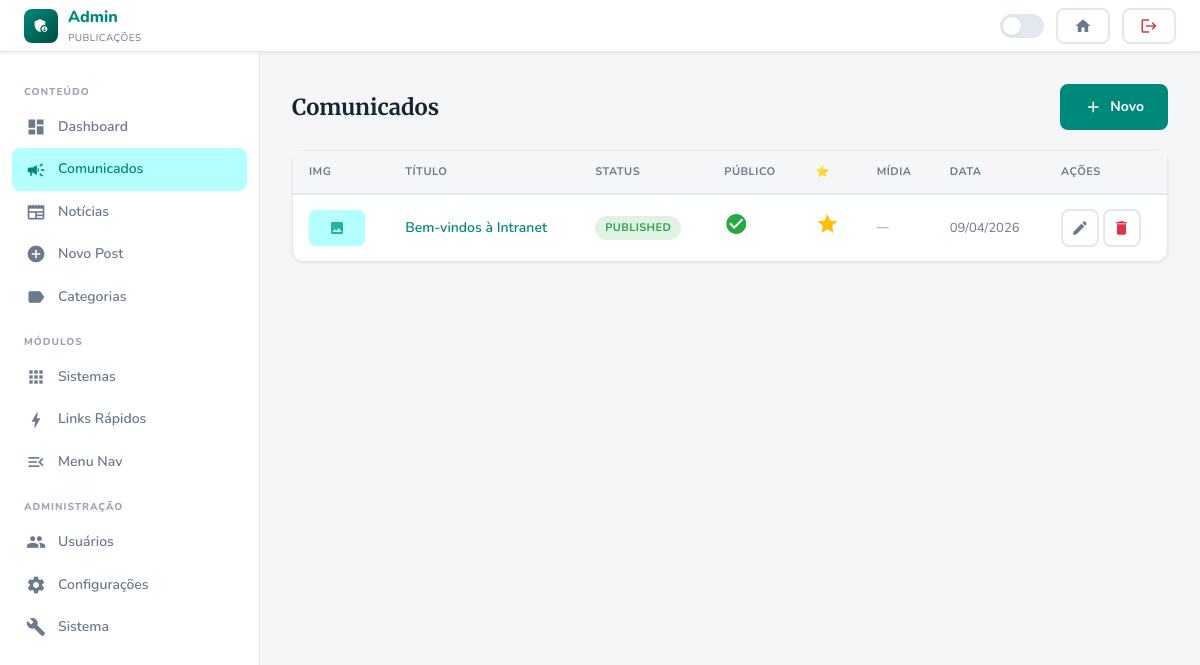
Screenshot of /admin/posts.php (signed in) with the database file from the repository.
### tables this page shows
CREATE TABLE `posts` (
  `id` int(11) NOT NULL,
  `title` varchar(255) NOT NULL,
  `slug` varchar(300) NOT NULL,
  `summary` text DEFAULT NULL,
  `content` longtext NOT NULL,
  `cover_image` varchar(255) DEFAULT NULL,
  `cover_image_alt` varchar(255) DEFAULT NULL,
  `cover_image_caption` text DEFAULT NULL,
  `type` enum('comunicado','noticia') NOT NULL,
  `category_id` int(11) DEFAULT NULL,
  `author_id` int(11) NOT NULL,
  `status` enum('draft','published','archived') DEFAULT 'draft',
  `is_featured` tinyint(1) DEFAULT 0,
  `is_public` tinyint(1) DEFAULT 1,
  `views` int(11) DEFAULT 0,
  `published_at` datetime DEFAULT NULL,
  `created_at` datetime DEFAULT current_timestamp(),
  `updated_at` datetime DEFAULT current_timestamp() ON UPDATE current_timestamp()
);

### includes/functions.php (called while the page is built, shortened)
<?php
function isLoggedIn(): bool {
    return isset($_SESSION['user_id']) && !empty($_SESSION['user_id']);
}
function isAdmin(): bool {
    return isLoggedIn() && ($_SESSION['user_role'] ?? '') === 'admin';
}
function csrf(): string {
    return $_SESSION['csrf_token'];
}
function formatDate(string $date, string $format = 'd/m/Y'): string {
    return date($format, strtotime($date));
}
function assetVersion(string $relativePath): string {
    $full = BASE_PATH . DIRECTORY_SEPARATOR . str_replace('/', DIRECTORY_SEPARATOR, $relativePath);
    $mtime = @filemtime($full);
    return $mtime ? (string) $mtime : APP_VERSION;
}

### includes/database.php (called while the page is built, shortened)
<?php
class Database {
    private static ?PDO $instance = null;
    public static function getInstance(): PDO {
        if (self::$instance === null) {
            $dsn = 'mysql:host=' . DB_HOST . ';dbname=' . DB_NAME . ';charset=' . DB_CHARSET;
            try {
                self::$instance = new PDO($dsn, DB_USER, DB_PASS, [
                    PDO::ATTR_ERRMODE            => PDO::ERRMODE_EXCEPTION,
                    PDO::ATTR_DEFAULT_FETCH_MODE => PDO::FETCH_ASSOC,
                    PDO::ATTR_EMULATE_PREPARES   => false,
                ]);
            } catch (PDOException $e) {
                die(json_encode(['error' => 'Falha na conexão com o banco de dados.']));
            }
        }
        return self::$instance;
    }
    public static function query(string $sql, array $params = []): \PDOStatement {
        $stmt = self::getInstance()->prepare($sql);
        $stmt->execute($params);
        return $stmt;
    }
    public static function fetchAll(string $sql, array $params = []): array {
        return self::query($sql, $params)->fetchAll();
    }
    public static function count(string $sql, array $params = []): int {
        return (int) self::query($sql, $params)->fetchColumn();
    }
}

### admin/posts.php (the view, shortened to what this page needs)
<?php
require_once __DIR__ . '/../includes/database.php';
require_once __DIR__ . '/../includes/functions.php';
$action  = $_GET['action'] ?? 'list';
$type    = $_GET['type'] ?? 'comunicado';
$isDark  = ($_SESSION['dark_mode'] ?? false);
function sidebarLinks(string $active = ''): void { ?>
    <div class="sidebar-label">Conteúdo</div>
    <a href="index.php" class="sidebar-link <?= $active==='dash'?'active':'' ?>"><span class="material-icons">dashboard</span> Dashboard</a>
    <a href="posts.php?type=comunicado" class="sidebar-link <?= $active==='com'?'active':'' ?>"><span class="material-icons">campaign</span> Comunicados</a>
    <a href="posts.php?type=noticia" class="sidebar-link <?= $active==='not'?'active':'' ?>"><span class="material-icons">newspaper</span> Notícias</a>
    <a href="posts.php?action=new" class="sidebar-link"><span class="material-icons">add_circle</span> Novo Post</a>
    <a href="categories.php" class="sidebar-link"><span class="material-icons">label</span> Categorias</a>
    <div class="sidebar-label">Módulos</div>
    <a href="modules.php?cat=sistema" class="sidebar-link"><span class="material-icons">apps</span> Sistemas</a>
    <a href="modules.php?cat=link_rapido" class="sidebar-link"><span class="material-icons">bolt</span> Links Rápidos</a>
    <a href="nav.php" class="sidebar-link"><span class="material-icons">menu_open</span> Menu Nav</a>
    <?php if (isAdmin()): ?>
    <div class="sidebar-label">Administração</div>
    <a href="users.php" class="sidebar-link"><span class="material-icons">group</span> Usuários</a>
    <a href="settings.php" class="sidebar-link"><span class="material-icons">settings</span> Configurações</a>
    <a href="system.php" class="sidebar-link"><span class="material-icons">build</span> Sistema</a>
    <?php endif; ?>
<?php }
?>
<!DOCTYPE html>
<html lang="pt-BR" data-theme="<?= $isDark ? 'dark' : 'light' ?>">
<head>
  <link rel="stylesheet" href="<?= BASE_URL ?>/assets/css/style.css?v=<?= assetVersion('assets/css/style.css') ?>">
</head>
<body class="fade-in">
<nav class="navbar">
  <a href="<?= BASE_URL ?>/admin/index.php" class="navbar-brand">
    <div class="logo-icon"><span class="material-icons">admin_panel_settings</span></div>
    <div class="brand-text">Admin <small>Publicações</small></div>
  </a>
  <div class="navbar-end">
    <button class="dark-toggle <?= $isDark?'on':'' ?>"></button>
    <a href="<?= BASE_URL ?>/index.php" class="btn btn-ghost btn-sm"><span class="material-icons">home</span></a>
    <a href="<?= BASE_URL ?>/logout.php" class="btn btn-ghost btn-sm" style="color:#dc3545"><span class="material-icons">logout</span></a>
  </div>
</nav>
<div class="admin-layout">
  <aside class="admin-sidebar" id="adminSidebar"><?php sidebarLinks($type==='comunicado'?'com':'not'); ?></aside>
  <main class="admin-main">
  <?php if ($action === 'list'): ?>
    <?php $label = $type==='comunicado'?'Comunicados':'Notícias Externas'; ?>
    <div style="display:flex;justify-content:space-between;align-items:center;margin-bottom:20px">
      <h1 style="font-size:22px"><?= $label ?></h1>
      <a href="posts.php?action=new&type=<?= $type ?>" class="btn btn-primary"><span class="material-icons">add</span> Novo</a>
    </div>
    <?php $posts = Database::fetchAll("SELECT p.*,u.name as author FROM posts p LEFT JOIN users u ON u.id=p.author_id WHERE p.type='$type' ORDER BY p.created_at DESC"); ?>
    <div class="card">
      <div class="table-responsive">
        <table class="table">
          <thead><tr><th>Img</th><th>Título</th><th>Status</th><th>Público</th><th>⭐</th><th>Mídia</th><th>Data</th><th>Ações</th></tr></thead>
          <tbody>
            <?php foreach ($posts as $p):
              $gc = Database::count('SELECT COUNT(*) FROM post_gallery WHERE post_id=?', [$p['id']]);
              $vc = Database::count('SELECT COUNT(*) FROM post_videos WHERE post_id=?', [$p['id']]);
            ?>
            <tr>
              <td><?php if ($p['cover_image'] && file_exists(UPLOAD_DIR.$p['cover_image'])): ?>
                <img src="<?= UPLOAD_URL.htmlspecialchars($p['cover_image']) ?>" style="width:56px;height:36px;object-fit:cover;border-radius:6px">
                <?php else: ?><div style="width:56px;height:36px;background:var(--primary-xlight);border-radius:6px;display:flex;align-items:center;justify-content:center"><span class="material-icons" style="font-size:16px;color:var(--primary-light)">image</span></div><?php endif; ?>
              </td>
              <td style="font-weight:600;max-width:200px;overflow:hidden;text-overflow:ellipsis;white-space:nowrap"><a href="posts.php?action=edit&id=<?= $p['id'] ?>&type=<?= $type ?>"><?= htmlspecialchars($p['title']) ?></a></td>
              <td><?php $sc=['published'=>'badge-success','draft'=>'badge-warning','archived'=>'badge-info'][$p['status']]??'badge-info'; ?><span class="badge <?= $sc ?>"><?= $p['status'] ?></span></td>
              <td><?= $p['is_public']?'<span class="material-icons" style="color:#28a745">check_circle</span>':'<span class="material-icons" style="color:var(--text-muted)">lock</span>' ?></td>
              <td><?= $p['is_featured']?'<span class="material-icons" style="color:#ffc107">star</span>':'—' ?></td>
              <td style="font-size:12px;color:var(--text-muted)">
                <?= $gc?"📷{$gc} ":'' ?><?= $vc?"🎬{$vc}":'' ?><?= (!$gc&&!$vc)?'—':'' ?>
              </td>
              <td class="text-sm text-muted"><?= formatDate($p['created_at']) ?></td>
              <td>
                <a href="posts.php?action=edit&id=<?= $p['id'] ?>&type=<?= $type ?>" class="btn btn-ghost btn-sm btn-icon"><span class="material-icons" style="font-size:18px">edit</span></a>
                <a href="posts.php?action=delete&id=<?= $p['id'] ?>&type=<?= $type ?>&csrf=<?= csrf() ?>" class="btn btn-ghost btn-sm btn-icon" style="color:#dc3545" data-confirm="Excluir publicação e toda sua mídia?"><span class="material-icons" style="font-size:18px">delete</span></a>
              </td>
            </tr>
            <?php endforeach; ?>
          </tbody>
        </table>
      </div>
    </div>
  <?php endif; ?>
  </main>
</div>
</body>
</html>

### rows the page displays
posts: title "Bem-vindos à Intranet", status "PUBLISHED", is_public 1 (drawn), is_featured 1 (drawn), created_at "09/04/2026"

### other values shown
$label "Comunicados"
